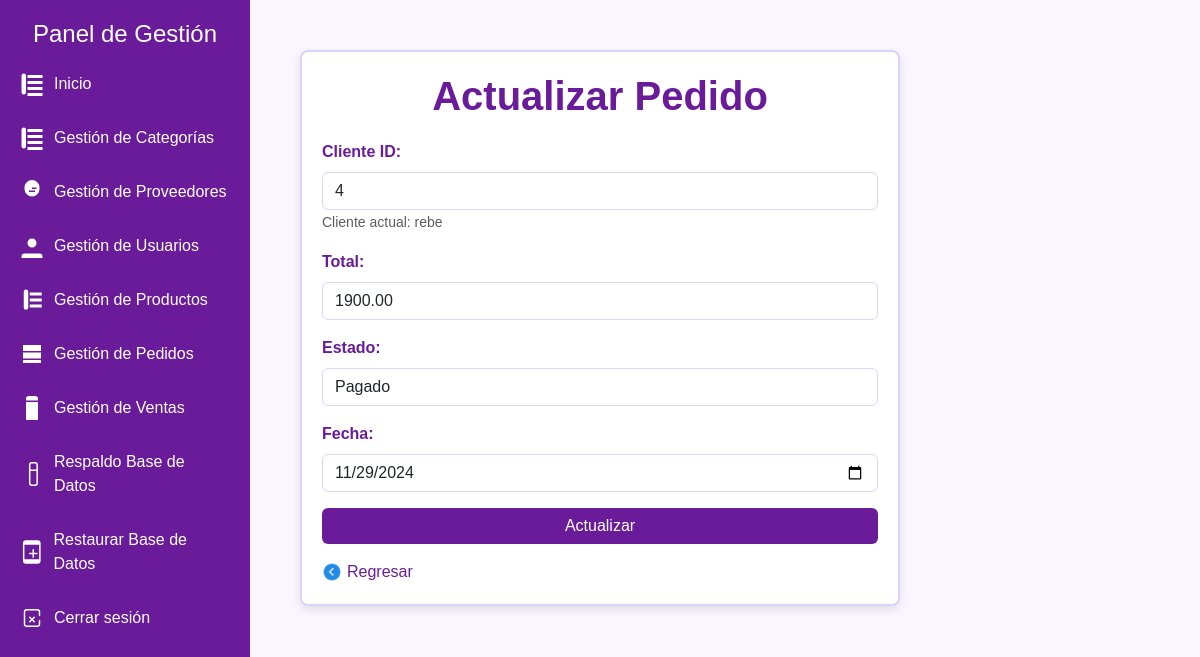
The page /actualizarpedido.php?id=3 on the database its author committed.
### tables this page shows
CREATE TABLE `pedidos` (
  `id` int(11) NOT NULL,
  `cliente_id` int(11) NOT NULL,
  `fecha` datetime DEFAULT NULL,
  `total` decimal(10,2) NOT NULL,
  `estado` enum('Pendiente','Pagado','Cancelado') NOT NULL,
  `venta_id` int(11) DEFAULT NULL,
  `venta_estado` enum('Sin Venta','Vendido') DEFAULT 'Sin Venta'
);

CREATE TABLE `usuarios` (
  `id_usuarios` int(11) NOT NULL,
  `usuario` varchar(15) NOT NULL,
  `contrasena` varchar(10) NOT NULL,
  `correo` varchar(111) NOT NULL,
  `tipo_usuario` enum('empleado','cliente','admin') NOT NULL
);

### actualizarpedido.php (the view, shortened to what this page needs)
<?php
include 'admin_layout.php';
?>
<!DOCTYPE html>
<html lang="en">
<head>
    <link href="https://cdn.jsdelivr.net/npm/bootstrap@5.3.0/dist/css/bootstrap.min.css" rel="stylesheet">
</head>
<body>
<?php
include './Static/connect/bd.php';
if (isset($_GET['id'])) {
    $ID = intval($_GET['id']);
    $query = "
        SELECT p.*, u.usuario AS usuario_nombre
        FROM pedidos p
        INNER JOIN usuarios u ON p.cliente_id = u.id_usuarios
        WHERE p.id = $ID;
    ";
    $resul = mysqli_query($conn, $query);
    if ($resul && mysqli_num_rows($resul) == 1) {
        $row = mysqli_fetch_array($resul);
        $cliente_id = $row['cliente_id'];
        $usuario_nombre = $row['usuario_nombre'];
        $total = $row['total'];
        $estado = $row['estado'];
        $fecha = explode(' ', $row['fecha'])[0];
    } else {
        echo "<div class='alert alert-danger'>No se encontró el pedido.</div>";
        exit();
    }
} else {
    echo "<div class='alert alert-danger'>No se proporcionó un ID válido.</div>";
    exit();
}
?>
<div class="container">
    <div class="formulario">
        <h1>Actualizar Pedido</h1>
        <form action="actualizarpedido.php?id=<?php echo $_GET['id']; ?>" method="POST">
            <div class="mb-3">
                <label for="cliente_id" class="form-label">Cliente ID:</label>
                <input type="text" name="cliente_id" id="cliente_id" value="<?php echo $cliente_id; ?>" class="form-control" required>
                <small class="form-text text-muted">Cliente actual: <?php echo htmlspecialchars($usuario_nombre); ?></small>
            </div>
            <div class="mb-3">
                <label for="total" class="form-label">Total:</label>
                <input type="number" step="0.01" name="total" id="total" value="<?php echo $total; ?>" class="form-control" required>
            </div>
            <div class="mb-3">
                <label for="estado" class="form-label">Estado:</label>
                <select name="estado" id="estado" class="form-control">
                    <option value="Pagado" <?php echo ($estado == 'Pagado') ? 'selected' : ''; ?>>Pagado</option>
                </select>
            </div>
            <div class="mb-3">
                <label for="fecha" class="form-label">Fecha:</label>
                <input type="date" name="fecha" id="fecha" value="<?php echo $fecha; ?>" class="form-control" required>
            </div>
            <div class="text-center">
                <button type="submit" name="actualizarpedido" class="btn btn-primary w-100">Actualizar</button>
            </div>
        </form>
        <div class="mt-3 text-center">
            <a href="gestionpedidos.php">
                <img src="./Static/img/back.png" alt="Regresar" width="20"> Regresar
            </a>
        </div>
    </div>
</div>
</body>
</html>

### admin_layout.php (style rules this page uses)
body { background-color: #f8f9fa; }

### actualizarpedido.php (style rules this page uses)
body { background-color: #f9f6ff; font-family: 'PT Sans', sans-serif; }
.formulario { max-width: 600px; margin: 50px auto; padding: 20px; background: #fff; border: 2px solid #dcd4f7; border-radius: 8px; box-shadow: 0 4px 8px rgba(0, 0, 0, 0.1); }
.formulario h1 { color: #6a1b9a; font-weight: bold; text-align: center; margin-bottom: 20px; }
.formulario label { font-weight: bold; color: #6a1b9a; }
.formulario input, .formulario select { border: 1px solid #dcd4f7; }
.formulario .btn { background-color: #6a1b9a; color: white; border: none; }
.formulario a { color: #6a1b9a; text-decoration: none; display: flex; align-items: center; }
.formulario a img { margin-right: 5px; }

### rows shown on the page
pedidos: cliente_id "4", usuarios.usuario "rebe", total "1900.00", estado "Pagado", fecha "11/29/2024"
